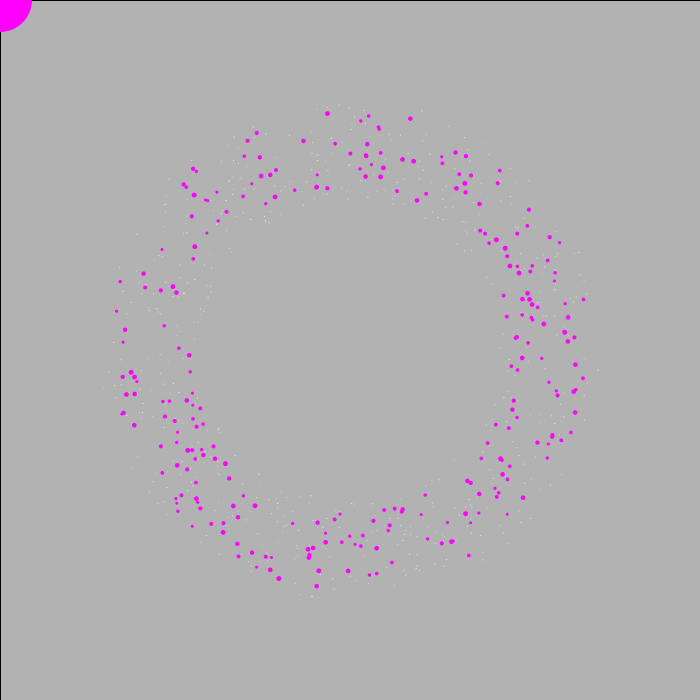
Frame 1 (no input)
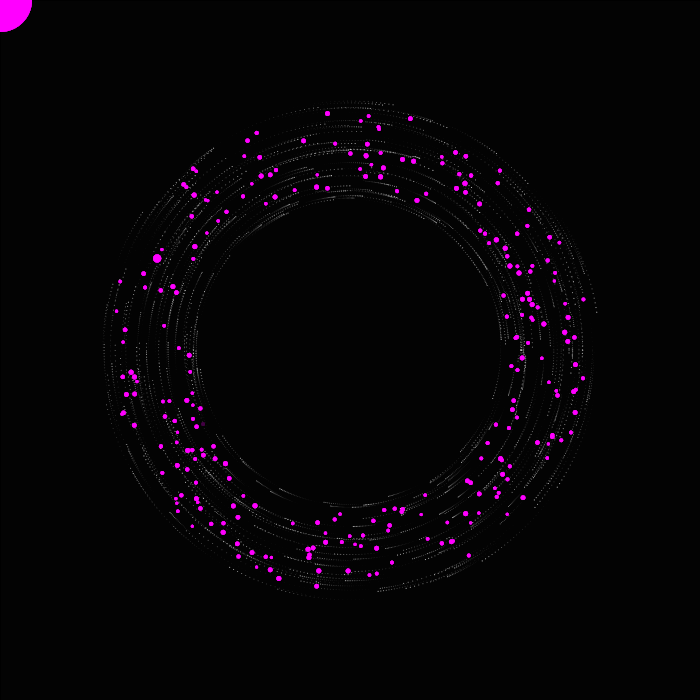
Frame 60 (the mouse pressed at the canvas centre just before this capture)
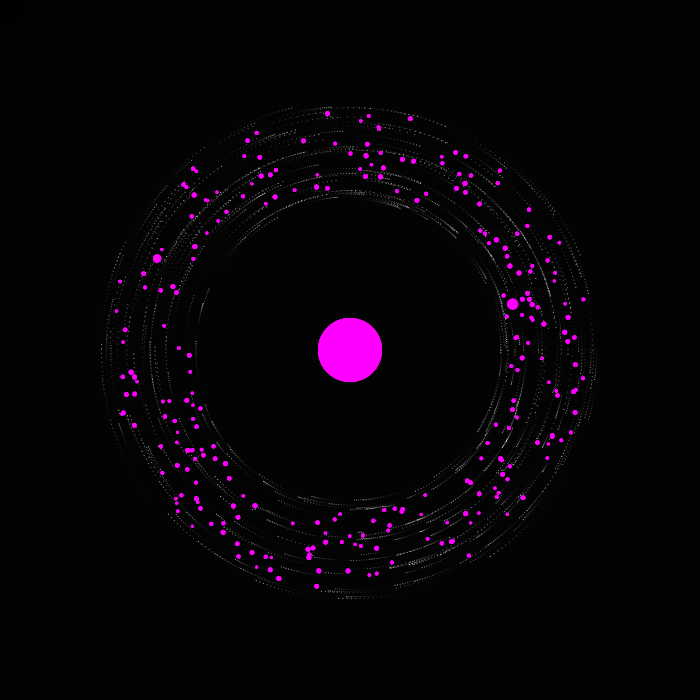
Frame 120 (the mouse held since frame 60 and released just before this capture)

The Processing sketch that drew these frames (run headless with seeded random() and noise(); from frame 60 on, the mouse is pressed at the canvas centre):

// Processing sketch: OrbitalRepellerGroup
// ── OrbitalRepellerGroup.pde
/*

ORBITAL REPELLER

@author Vladimir V. KUCHINOV
@email  helloworld@vkuchinov.co.uk

*/

AgentList agents;
Repulsor r;
RepulsorGroup repulsors = new RepulsorGroup();

void setup() {
    
      size(700, 700);
      agents = new AgentList();
      
      for(int i = 0; i < 512; i++){
        
          agents.add(new Agent());
        
      }
      
      r = new Repulsor();
      repulsors.add(r);
      
      
      for(int j = 0; j < 256; j++){
            
      float r = random(160, 240);
      float a = random(-PI, PI);
      float s = random(3, 5);
      
      Repulsor r2 = new Repulsor(r * cos(a), r * sin(a), s);
      repulsors.add(r2);
     
      }
      
      
}

void draw() {

      //background(0);
      fill(0, 32);
      rect(0, 0, width, height);
      translate(width/2, height/2);

      stroke(0);

      agents.draw();
      repulsors.draw();
      
      if(frameCount % 50 == 0) { repulsors.addNew(); }
      

}


// ── Atom.pde
class Agent {

    float x, y;
    float angle = 0.0;
    float dir = 1.0;
    float r = random(150, 250);
    float ns;
    float size;
    float speed;
    
    Agent() {
    
        speed = random(0.4, 1.2);
        
        ns = random(0.01, 0.05);
        size = random(0.8, 1.2);
        
        if(random(1) > 0.5) { dir = 1; } else { dir = -1; }
        angle = random(0, 360);
        float x = cos(radians(angle)) * r;
        float y = sin(radians(angle)) * r;
        
    } 
    
    void draw() {
  
        float noiseScale = ns;
        float noiseVal = -32 + 64.0 * noise( x * noiseScale, y * noiseScale);
        
        //repulsor 
        
        float rr = r;
        float sine = 0.0;
        
        for(Repulsor rep : repulsors) {
          
        float dist2 = PVector.dist(new PVector(x, y), new PVector(rep.x, rep.y));
    
        if(rep.type == 1) { 
          
            if(dist2 < rep.size * 2) { 
              
            float dist = acos(cos(angle - rep.angle));
            float inc = rep.size;
       
            sine = sin(map(dist, inc, 0, 0, PI/2)) * rep.size * 1.5 * dir * map(dist2, 0, rep.size * 2, 1.0, 0.01);
            rr += sine;
            
            }
            
            } else {
              
            if(dist2 < rep.size) { 
              
            //should be exponential mapping
            if(rep.angle > angle) { speed *= 0.95; } else { speed /= sqrt(0.95); }
            float dist = acos(cos(angle - rep.angle));
            float inc = rep.size;
       
            sine = sin(map(dist, inc, 0, 0, PI/2)) * rep.size * 1. * dir * map(dist2, 0, rep.size, 1.0, 0.01);
            rr += sine;
            if(dir == 1) { r = max(rr, r); } else { r = min(rr, r); }
            }
        
        }
        
        x = cos(radians(angle)) * (rr);
        y = sin(radians(angle)) * (rr);
      
        }
        
        if(angle < 360) { angle += speed; } else { dir *= -1; angle = 0.0; }
             
        noStroke();
        fill(255, 255, 255, 192);
        ellipseMode(CENTER);
        ellipse(x, y, size, size);
    
    }
}

class AgentList extends ArrayList<Agent>{
 
     void draw() { for(Agent a : this) { a.draw(); } } 
  
}

// ── Repulsor.pde
class Repulsor {

    float x, y;
    float angle = 69.0;
    float r;
    float size = 45;
    int type = 0; //0: static, 1: mouse
    
    Repulsor() {
    
          type = 1;
          r = 220;
          x = cos(radians(angle)) * r ;
          y = sin(radians(angle)) * r;
          
    } 
    
    Repulsor(float x_, float y_, float size_){
      
          x = x_; y = y_; size = size_;
    }

    void draw() {
    
          if(type == 1){
            
          x = mouseX - width / 2; y = mouseY - height / 2;
          float rad = atan2(y, x);
          if(rad < 0.0) { angle = map(rad, -PI, 0, 180, 360); }
          else { angle = map(rad, 0, PI, 0, 180);  }
          
          noStroke();
          fill(255, 0, 255);
          ellipseMode(CENTER);
          ellipse(x, y, 64, 64);
          
          }
          
          else {
            
            noStroke();
            fill(255, 0, 255);
            ellipseMode(CENTER);
            ellipse(x, y, size, size);
          
          }
          
          
    }
}

class RepulsorGroup extends ArrayList<Repulsor>{
  
    void addNew() { int i = (int)random(1, this.size()); this.remove(i); 
    
      float r = random(160, 240);
      float a = random(-PI, PI);
      float s = random(5, 12);
      
      Repulsor r2 = new Repulsor(r * cos(a), r * sin(a), s);
      repulsors.add(r2);
    
  };
    void draw() { for(Repulsor r : this) { r.draw(); } }
  
}
